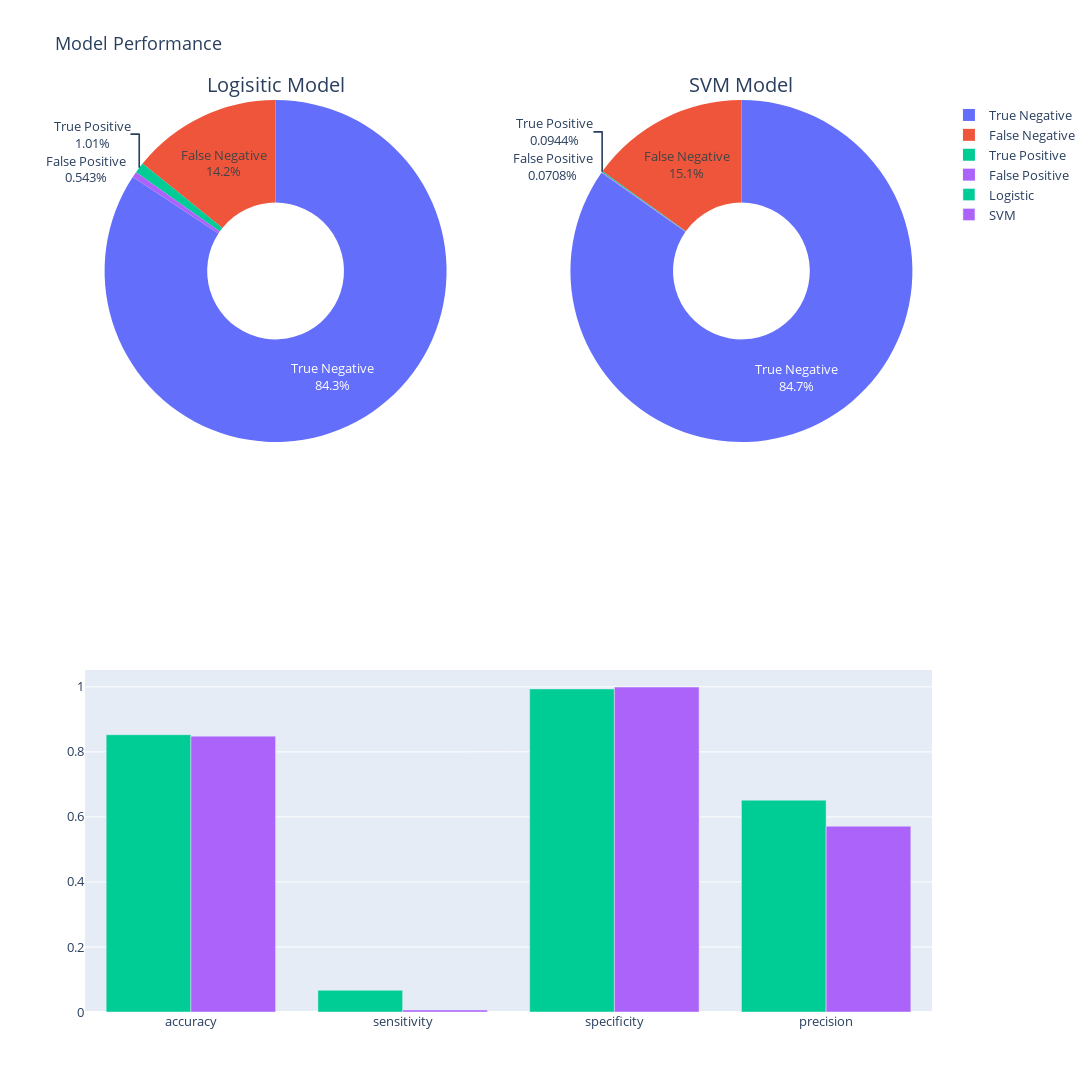

Notebook code cell kept with this figure:
### Markdown cell above
### 2. Model Evaluation and Visualization

### Code cell
# We print the results of the model accuracy and view them graphically
!pip install plotly 

import plotly.graph_objects as go
from plotly.subplots import make_subplots

total_dict = {}
for key, val in confusion_matrix_dict.items():
    evaluation_dict = {}
    tn, fp, fn, tp = val.flatten()
    evaluation_dict["accuracy"] = (tp + tn) / (tp + tn + fn + fp)
    evaluation_dict["sensitivity"] = tp / (tp + fn)
    evaluation_dict["specificity"] = tn / (tn + fp)
    evaluation_dict["precision"] = tp / (tp + fp)
    print(f"{key}: {evaluation_dict}")
    total_dict[key] = {"values": (tn, fp, fn, tp), "metrics":evaluation_dict}


def generate_viz():
    fig = make_subplots(rows=2, cols=2, specs=[[{'type':'domain'}, {'type':'domain'}],[{"colspan":2}, None]], subplot_titles=['Logisitic Model', 'SVM Model'])
    fig.update_layout(
    autosize=False,
    width=2000,
    height=1500,
)
    labels = ["True Negative", "False Positive", "False Negative", "True Positive"]
    trace1 = go.Bar(
    x=list(total_dict["logistic"]["metrics"].keys()),
    y=list(total_dict["logistic"]["metrics"].values()),
    name='Logistic'
)
    trace2 = go.Bar(
    x=list(total_dict["svm"]["metrics"].keys()),
    y=list(total_dict["svm"]["metrics"].values()),
    name='SVM'
)

    fig.add_trace(go.Pie(labels=labels, values=list(total_dict["logistic"]["values"]), name="Logistic"),
                1, 1)
    fig.add_trace(go.Pie(labels=labels, values=list(total_dict["svm"]["values"]), name="SVM"),
                1, 2)
    fig.update_traces(hole=.4, hoverinfo="label+percent+name", textinfo='label+percent')
    fig.append_trace(trace1, 2, 1)
    fig.append_trace(trace2,2,1)

    fig.update_layout(title_text="Model Performance", barmode="group")
    
    fig.update_layout(font=dict(size=13))
    fig.update_annotations(font_size=20)
    fig.show()

generate_viz()

### Figure 1 — Plotly figure (JSON) as saved in the notebook; plotly's stock layout.template omitted (floating-point values rounded to 4 significant figures)
{"data": [{"domain": {"x": [0, 0.45], "y": [0.625, 1]}, "hole": 0.4, "hoverinfo": "label+percent+name", "labels": ["True Negative", "False Positive", "False Negative", "True Positive"], "name": "Logistic", "textinfo": "label+percent", "type": "pie", "values": [510.1, 3.286, 85.86, 6.143]}, {"domain": {"x": [0.55, 1], "y": [0.625, 1]}, "hole": 0.4, "hoverinfo": "label+percent+name", "labels": ["True Negative", "False Positive", "False Negative", "True Positive"], "name": "SVM", "textinfo": "label+percent", "type": "pie", "values": [513, 0.4286, 91.43, 0.5714]}, {"name": "Logistic", "type": "bar", "x": ["accuracy", "sensitivity", "specificity", "precision"], "xaxis": "x", "y": [0.8528, 0.06677, 0.9936, 0.6515], "yaxis": "y"}, {"name": "SVM", "type": "bar", "x": ["accuracy", "sensitivity", "specificity", "precision"], "xaxis": "x", "y": [0.8483, 0.006211, 0.9992, 0.5714], "yaxis": "y"}], "layout": {"annotations": [{"font": {"size": 20}, "showarrow": false, "text": "Logisitic Model", "x": 0.225, "xanchor": "center", "xref": "paper", "y": 1, "yanchor": "bottom", "yref": "paper"}, {"font": {"size": 20}, "showarrow": false, "text": "SVM Model", "x": 0.775, "xanchor": "center", "xref": "paper", "y": 1, "yanchor": "bottom", "yref": "paper"}], "autosize": false, "barmode": "group", "font": {"size": 13}, "height": 1500, "title": {"text": "Model Performance"}, "width": 2000, "xaxis": {"anchor": "y", "domain": [0, 1]}, "yaxis": {"anchor": "x", "domain": [0, 0.375]}}}
